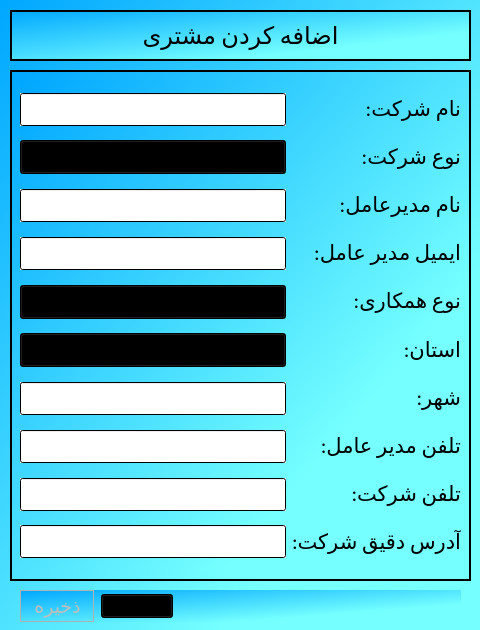
<?xml version="1.0" encoding="UTF-8"?>
<ui version="4.0">
 <class>AddClient</class>
 <widget class="QDialog" name="AddClient">
  <property name="geometry">
   <rect>
    <x>0</x>
    <y>0</y>
    <width>480</width>
    <height>630</height>
   </rect>
  </property>
  <property name="font">
   <font>
    <family>Calibri</family>
   </font>
  </property>
  <property name="windowTitle">
   <string>افزودن مشتری</string>
  </property>
  <property name="windowIcon">
   <iconset>
    <normalon>:/files/icons8_change_48px.png</normalon>
   </iconset>
  </property>
  <property name="styleSheet">
   <string notr="true">background-color: qlineargradient(spread:pad, x1:0, y1:0, x2:0.739, y2:0.71, stop:0 rgba(0, 167, 255, 255), stop:1 rgba(117, 255, 255, 255));</string>
  </property>
  <widget class="QFrame" name="frame_2">
   <property name="geometry">
    <rect>
     <x>10</x>
     <y>10</y>
     <width>461</width>
     <height>51</height>
    </rect>
   </property>
   <property name="styleSheet">
    <string notr="true">background-color: qlineargradient(spread:pad, x1:0, y1:0, x2:0.739, y2:0.71, stop:0 rgba(0, 167, 255, 255), stop:1 rgba(117, 255, 255, 255));</string>
   </property>
   <property name="frameShape">
    <enum>QFrame::Box</enum>
   </property>
   <property name="frameShadow">
    <enum>QFrame::Plain</enum>
   </property>
   <property name="lineWidth">
    <number>2</number>
   </property>
   <layout class="QGridLayout" name="gridLayout">
    <item row="0" column="0">
     <widget class="QLabel" name="Add_clt">
      <property name="font">
       <font>
        <family>Calibri</family>
        <pointsize>18</pointsize>
       </font>
      </property>
      <property name="styleSheet">
       <string notr="true">background-color: qlineargradient(spread:pad, x1:0, y1:0, x2:1, y2:1, stop:0 rgba(0, 0, 0, 0), stop:1 rgba(255, 255, 255, 0));</string>
      </property>
      <property name="frameShape">
       <enum>QFrame::NoFrame</enum>
      </property>
      <property name="lineWidth">
       <number>2</number>
      </property>
      <property name="text">
       <string>&lt;html&gt;&lt;head/&gt;&lt;body&gt;&lt;p align=&quot;center&quot;&gt;اضافه کردن مشتری&lt;/p&gt;&lt;/body&gt;&lt;/html&gt;</string>
      </property>
     </widget>
    </item>
   </layout>
  </widget>
  <widget class="QWidget" name="layoutWidget">
   <property name="geometry">
    <rect>
     <x>20</x>
     <y>590</y>
     <width>441</width>
     <height>33</height>
    </rect>
   </property>
   <layout class="QHBoxLayout" name="horizontalLayout_2">
    <item>
     <widget class="QPushButton" name="save">
      <property name="enabled">
       <bool>false</bool>
      </property>
      <property name="font">
       <font>
        <family>Calibri</family>
        <pointsize>14</pointsize>
       </font>
      </property>
      <property name="cursor">
       <cursorShape>PointingHandCursor</cursorShape>
      </property>
      <property name="text">
       <string>ذخیره</string>
      </property>
      <property name="icon">
       <iconset resource="resources.qrc">
        <normaloff>:/files/icons8_save_64px.png</normaloff>:/files/icons8_save_64px.png</iconset>
      </property>
      <property name="iconSize">
       <size>
        <width>23</width>
        <height>23</height>
       </size>
      </property>
      <property name="flat">
       <bool>true</bool>
      </property>
     </widget>
    </item>
    <item>
     <widget class="QComboBox" name="empUsername">
      <property name="minimumSize">
       <size>
        <width>0</width>
        <height>0</height>
       </size>
      </property>
      <property name="font">
       <font>
        <family>B Nazanin</family>
        <pointsize>8</pointsize>
       </font>
      </property>
      <property name="layoutDirection">
       <enum>Qt::RightToLeft</enum>
      </property>
     </widget>
    </item>
    <item>
     <spacer name="horizontalSpacer_3">
      <property name="orientation">
       <enum>Qt::Horizontal</enum>
      </property>
      <property name="sizeType">
       <enum>QSizePolicy::Maximum</enum>
      </property>
      <property name="sizeHint" stdset="0">
       <size>
        <width>300</width>
        <height>20</height>
       </size>
      </property>
     </spacer>
    </item>
   </layout>
  </widget>
  <widget class="QFrame" name="frame_3">
   <property name="geometry">
    <rect>
     <x>10</x>
     <y>70</y>
     <width>461</width>
     <height>511</height>
    </rect>
   </property>
   <property name="frameShape">
    <enum>QFrame::Box</enum>
   </property>
   <property name="frameShadow">
    <enum>QFrame::Plain</enum>
   </property>
   <property name="lineWidth">
    <number>2</number>
   </property>
   <widget class="QWidget" name="layoutWidget">
    <property name="geometry">
     <rect>
      <x>10</x>
      <y>10</y>
      <width>441</width>
      <height>491</height>
     </rect>
    </property>
    <layout class="QHBoxLayout" name="horizontalLayout_3">
     <item>
      <layout class="QVBoxLayout" name="verticalLayout_2">
       <property name="spacing">
        <number>2</number>
       </property>
       <item>
        <spacer name="verticalSpacer_15">
         <property name="orientation">
          <enum>Qt::Vertical</enum>
         </property>
         <property name="sizeHint" stdset="0">
          <size>
           <width>20</width>
           <height>40</height>
          </size>
         </property>
        </spacer>
       </item>
       <item>
        <widget class="QLineEdit" name="companyName">
         <property name="font">
          <font>
           <family>Calibri</family>
           <pointsize>14</pointsize>
          </font>
         </property>
         <property name="layoutDirection">
          <enum>Qt::RightToLeft</enum>
         </property>
         <property name="styleSheet">
          <string notr="true">background-color: qlineargradient(spread:pad, x1:0, y1:0, x2:0.006, y2:0.00568182, stop:0 rgba(255, 255, 255, 255));</string>
         </property>
        </widget>
       </item>
       <item>
        <spacer name="verticalSpacer_5">
         <property name="orientation">
          <enum>Qt::Vertical</enum>
         </property>
         <property name="sizeHint" stdset="0">
          <size>
           <width>20</width>
           <height>40</height>
          </size>
         </property>
        </spacer>
       </item>
       <item>
        <widget class="QComboBox" name="companyType">
         <property name="enabled">
          <bool>true</bool>
         </property>
         <property name="font">
          <font>
           <family>Calibri</family>
           <pointsize>16</pointsize>
          </font>
         </property>
         <property name="layoutDirection">
          <enum>Qt::RightToLeft</enum>
         </property>
         <property name="styleSheet">
          <string notr="true">background-color: qlineargradient(spread:pad, x1:0, y1:0, x2:0.006, y2:0.00568182, stop:0 rgba(255, 255, 255, 255));</string>
         </property>
         <item>
          <property name="text">
           <string>خدماتی</string>
          </property>
         </item>
         <item>
          <property name="text">
           <string>اغذیه</string>
          </property>
         </item>
         <item>
          <property name="text">
           <string>سلامتی بهداشتی</string>
          </property>
         </item>
         <item>
          <property name="text">
           <string>آرایشی بهداشتی</string>
          </property>
         </item>
         <item>
          <property name="text">
           <string>لباس و پوشاک</string>
          </property>
         </item>
         <item>
          <property name="text">
           <string>و...</string>
          </property>
         </item>
        </widget>
       </item>
       <item>
        <spacer name="verticalSpacer_6">
         <property name="orientation">
          <enum>Qt::Vertical</enum>
         </property>
         <property name="sizeHint" stdset="0">
          <size>
           <width>20</width>
           <height>40</height>
          </size>
         </property>
        </spacer>
       </item>
       <item>
        <widget class="QLineEdit" name="bossName">
         <property name="font">
          <font>
           <family>Calibri</family>
           <pointsize>14</pointsize>
          </font>
         </property>
         <property name="layoutDirection">
          <enum>Qt::RightToLeft</enum>
         </property>
         <property name="styleSheet">
          <string notr="true">background-color: qlineargradient(spread:pad, x1:0, y1:0, x2:0.006, y2:0.00568182, stop:0 rgba(255, 255, 255, 255));</string>
         </property>
        </widget>
       </item>
       <item>
        <spacer name="verticalSpacer_7">
         <property name="orientation">
          <enum>Qt::Vertical</enum>
         </property>
         <property name="sizeHint" stdset="0">
          <size>
           <width>20</width>
           <height>40</height>
          </size>
         </property>
        </spacer>
       </item>
       <item>
        <widget class="QLineEdit" name="bossEmail">
         <property name="font">
          <font>
           <family>Calibri</family>
           <pointsize>14</pointsize>
          </font>
         </property>
         <property name="layoutDirection">
          <enum>Qt::RightToLeft</enum>
         </property>
         <property name="styleSheet">
          <string notr="true">background-color: qlineargradient(spread:pad, x1:0, y1:0, x2:0.006, y2:0.00568182, stop:0 rgba(255, 255, 255, 255));</string>
         </property>
        </widget>
       </item>
       <item>
        <spacer name="verticalSpacer_8">
         <property name="orientation">
          <enum>Qt::Vertical</enum>
         </property>
         <property name="sizeHint" stdset="0">
          <size>
           <width>20</width>
           <height>40</height>
          </size>
         </property>
        </spacer>
       </item>
       <item>
        <widget class="QComboBox" name="contractType">
         <property name="font">
          <font>
           <family>Calibri</family>
           <pointsize>16</pointsize>
          </font>
         </property>
         <property name="layoutDirection">
          <enum>Qt::RightToLeft</enum>
         </property>
         <property name="styleSheet">
          <string notr="true">background-color: qlineargradient(spread:pad, x1:0, y1:0, x2:0.006, y2:0.00568182, stop:0 rgba(255, 255, 255, 255));</string>
         </property>
         <item>
          <property name="text">
           <string>مارکتینگ</string>
          </property>
         </item>
         <item>
          <property name="text">
           <string>ساپورت</string>
          </property>
         </item>
        </widget>
       </item>
       <item>
        <spacer name="verticalSpacer_9">
         <property name="orientation">
          <enum>Qt::Vertical</enum>
         </property>
         <property name="sizeHint" stdset="0">
          <size>
           <width>20</width>
           <height>40</height>
          </size>
         </property>
        </spacer>
       </item>
       <item>
        <widget class="QComboBox" name="stateName">
         <property name="font">
          <font>
           <family>Calibri</family>
           <pointsize>16</pointsize>
          </font>
         </property>
         <property name="layoutDirection">
          <enum>Qt::RightToLeft</enum>
         </property>
         <property name="styleSheet">
          <string notr="true">background-color: qlineargradient(spread:pad, x1:0, y1:0, x2:0.006, y2:0.00568182, stop:0 rgba(255, 255, 255, 255));</string>
         </property>
         <item>
          <property name="text">
           <string>اصفهان</string>
          </property>
         </item>
         <item>
          <property name="text">
           <string>تهران</string>
          </property>
         </item>
         <item>
          <property name="text">
           <string>قم</string>
          </property>
         </item>
         <item>
          <property name="text">
           <string>خوزستان</string>
          </property>
         </item>
         <item>
          <property name="text">
           <string>گیلان</string>
          </property>
         </item>
         <item>
          <property name="text">
           <string>گرگان</string>
          </property>
         </item>
         <item>
          <property name="text">
           <string>مازندران</string>
          </property>
         </item>
         <item>
          <property name="text">
           <string>سیستان و بلوچستان</string>
          </property>
         </item>
         <item>
          <property name="text">
           <string>بوشهر</string>
          </property>
         </item>
         <item>
          <property name="text">
           <string>خراسان رضوی</string>
          </property>
         </item>
         <item>
          <property name="text">
           <string>خراسان شمالی</string>
          </property>
         </item>
         <item>
          <property name="text">
           <string>خراسان جنوبی</string>
          </property>
         </item>
         <item>
          <property name="text">
           <string>کرمان</string>
          </property>
         </item>
         <item>
          <property name="text">
           <string>کرمانشاه</string>
          </property>
         </item>
         <item>
          <property name="text">
           <string>زنجان</string>
          </property>
         </item>
         <item>
          <property name="text">
           <string>آذربایجان غربی</string>
          </property>
         </item>
         <item>
          <property name="text">
           <string>آذربایجان شرقی</string>
          </property>
         </item>
         <item>
          <property name="text">
           <string>لرستان</string>
          </property>
         </item>
        </widget>
       </item>
       <item>
        <spacer name="verticalSpacer_10">
         <property name="orientation">
          <enum>Qt::Vertical</enum>
         </property>
         <property name="sizeHint" stdset="0">
          <size>
           <width>20</width>
           <height>40</height>
          </size>
         </property>
        </spacer>
       </item>
       <item>
        <widget class="QLineEdit" name="cityName">
         <property name="font">
          <font>
           <family>Calibri</family>
           <pointsize>14</pointsize>
          </font>
         </property>
         <property name="layoutDirection">
          <enum>Qt::RightToLeft</enum>
         </property>
         <property name="styleSheet">
          <string notr="true">background-color: qlineargradient(spread:pad, x1:0, y1:0, x2:0.006, y2:0.00568182, stop:0 rgba(255, 255, 255, 255));</string>
         </property>
        </widget>
       </item>
       <item>
        <spacer name="verticalSpacer_11">
         <property name="orientation">
          <enum>Qt::Vertical</enum>
         </property>
         <property name="sizeHint" stdset="0">
          <size>
           <width>20</width>
           <height>40</height>
          </size>
         </property>
        </spacer>
       </item>
       <item>
        <widget class="QLineEdit" name="bossPN">
         <property name="font">
          <font>
           <family>Calibri</family>
           <pointsize>14</pointsize>
          </font>
         </property>
         <property name="layoutDirection">
          <enum>Qt::RightToLeft</enum>
         </property>
         <property name="styleSheet">
          <string notr="true">background-color: qlineargradient(spread:pad, x1:0, y1:0, x2:0.006, y2:0.00568182, stop:0 rgba(255, 255, 255, 255));</string>
         </property>
        </widget>
       </item>
       <item>
        <spacer name="verticalSpacer_12">
         <property name="orientation">
          <enum>Qt::Vertical</enum>
         </property>
         <property name="sizeHint" stdset="0">
          <size>
           <width>20</width>
           <height>40</height>
          </size>
         </property>
        </spacer>
       </item>
       <item>
        <widget class="QLineEdit" name="companyPN">
         <property name="font">
          <font>
           <family>Calibri</family>
           <pointsize>14</pointsize>
          </font>
         </property>
         <property name="layoutDirection">
          <enum>Qt::RightToLeft</enum>
         </property>
         <property name="styleSheet">
          <string notr="true">background-color: qlineargradient(spread:pad, x1:0, y1:0, x2:0.006, y2:0.00568182, stop:0 rgba(255, 255, 255, 255));</string>
         </property>
        </widget>
       </item>
       <item>
        <spacer name="verticalSpacer_13">
         <property name="orientation">
          <enum>Qt::Vertical</enum>
         </property>
         <property name="sizeHint" stdset="0">
          <size>
           <width>20</width>
           <height>40</height>
          </size>
         </property>
        </spacer>
       </item>
       <item>
        <widget class="QLineEdit" name="companyAddress">
         <property name="font">
          <font>
           <family>Calibri</family>
           <pointsize>14</pointsize>
          </font>
         </property>
         <property name="layoutDirection">
          <enum>Qt::RightToLeft</enum>
         </property>
         <property name="autoFillBackground">
          <bool>false</bool>
         </property>
         <property name="styleSheet">
          <string notr="true">background-color: qlineargradient(spread:pad, x1:0, y1:0, x2:0.006, y2:0.00568182, stop:0 rgba(255, 255, 255, 255));</string>
         </property>
         <property name="inputMask">
          <string/>
         </property>
        </widget>
       </item>
       <item>
        <spacer name="verticalSpacer_14">
         <property name="orientation">
          <enum>Qt::Vertical</enum>
         </property>
         <property name="sizeHint" stdset="0">
          <size>
           <width>20</width>
           <height>40</height>
          </size>
         </property>
        </spacer>
       </item>
      </layout>
     </item>
     <item>
      <layout class="QVBoxLayout" name="verticalLayout">
       <item>
        <spacer name="verticalSpacer_16">
         <property name="orientation">
          <enum>Qt::Vertical</enum>
         </property>
         <property name="sizeHint" stdset="0">
          <size>
           <width>20</width>
           <height>40</height>
          </size>
         </property>
        </spacer>
       </item>
       <item>
        <widget class="QLabel" name="clt_name">
         <property name="font">
          <font>
           <family>Calibri</family>
           <pointsize>16</pointsize>
          </font>
         </property>
         <property name="styleSheet">
          <string notr="true">background-color: qlineargradient(spread:pad, x1:0, y1:0, x2:1, y2:1, stop:0 rgba(0, 0, 0, 0), stop:1 rgba(255, 255, 255, 0));</string>
         </property>
         <property name="text">
          <string>نام شرکت:</string>
         </property>
        </widget>
       </item>
       <item>
        <spacer name="verticalSpacer_17">
         <property name="orientation">
          <enum>Qt::Vertical</enum>
         </property>
         <property name="sizeHint" stdset="0">
          <size>
           <width>20</width>
           <height>40</height>
          </size>
         </property>
        </spacer>
       </item>
       <item>
        <widget class="QLabel" name="clt_cat">
         <property name="font">
          <font>
           <family>Calibri</family>
           <pointsize>16</pointsize>
          </font>
         </property>
         <property name="styleSheet">
          <string notr="true">background-color: qlineargradient(spread:pad, x1:0, y1:0, x2:1, y2:1, stop:0 rgba(0, 0, 0, 0), stop:1 rgba(255, 255, 255, 0));</string>
         </property>
         <property name="text">
          <string>نوع شرکت:</string>
         </property>
        </widget>
       </item>
       <item>
        <spacer name="verticalSpacer_18">
         <property name="orientation">
          <enum>Qt::Vertical</enum>
         </property>
         <property name="sizeHint" stdset="0">
          <size>
           <width>20</width>
           <height>40</height>
          </size>
         </property>
        </spacer>
       </item>
       <item>
        <widget class="QLabel" name="clt_Boss_name">
         <property name="font">
          <font>
           <family>Calibri</family>
           <pointsize>16</pointsize>
          </font>
         </property>
         <property name="styleSheet">
          <string notr="true">background-color: qlineargradient(spread:pad, x1:0, y1:0, x2:1, y2:1, stop:0 rgba(0, 0, 0, 0), stop:1 rgba(255, 255, 255, 0));</string>
         </property>
         <property name="text">
          <string>نام مدیرعامل:</string>
         </property>
        </widget>
       </item>
       <item>
        <spacer name="verticalSpacer_19">
         <property name="orientation">
          <enum>Qt::Vertical</enum>
         </property>
         <property name="sizeHint" stdset="0">
          <size>
           <width>20</width>
           <height>40</height>
          </size>
         </property>
        </spacer>
       </item>
       <item>
        <widget class="QLabel" name="clt_Boss_mail">
         <property name="font">
          <font>
           <family>Calibri</family>
           <pointsize>16</pointsize>
          </font>
         </property>
         <property name="styleSheet">
          <string notr="true">background-color: qlineargradient(spread:pad, x1:0, y1:0, x2:1, y2:1, stop:0 rgba(0, 0, 0, 0), stop:1 rgba(255, 255, 255, 0));</string>
         </property>
         <property name="text">
          <string>ایمیل مدیر عامل:</string>
         </property>
        </widget>
       </item>
       <item>
        <spacer name="verticalSpacer_20">
         <property name="orientation">
          <enum>Qt::Vertical</enum>
         </property>
         <property name="sizeHint" stdset="0">
          <size>
           <width>20</width>
           <height>40</height>
          </size>
         </property>
        </spacer>
       </item>
       <item>
        <widget class="QLabel" name="work_cat">
         <property name="font">
          <font>
           <family>Calibri</family>
           <pointsize>16</pointsize>
          </font>
         </property>
         <property name="styleSheet">
          <string notr="true">background-color: qlineargradient(spread:pad, x1:0, y1:0, x2:1, y2:1, stop:0 rgba(0, 0, 0, 0), stop:1 rgba(255, 255, 255, 0));</string>
         </property>
         <property name="text">
          <string>نوع همکاری:</string>
         </property>
        </widget>
       </item>
       <item>
        <spacer name="verticalSpacer_21">
         <property name="orientation">
          <enum>Qt::Vertical</enum>
         </property>
         <property name="sizeHint" stdset="0">
          <size>
           <width>20</width>
           <height>40</height>
          </size>
         </property>
        </spacer>
       </item>
       <item>
        <widget class="QLabel" name="ostan">
         <property name="font">
          <font>
           <family>Calibri</family>
           <pointsize>16</pointsize>
          </font>
         </property>
         <property name="styleSheet">
          <string notr="true">background-color: qlineargradient(spread:pad, x1:0, y1:0, x2:1, y2:1, stop:0 rgba(0, 0, 0, 0), stop:1 rgba(255, 255, 255, 0));</string>
         </property>
         <property name="text">
          <string>استان:</string>
         </property>
        </widget>
       </item>
       <item>
        <spacer name="verticalSpacer_22">
         <property name="orientation">
          <enum>Qt::Vertical</enum>
         </property>
         <property name="sizeHint" stdset="0">
          <size>
           <width>20</width>
           <height>40</height>
          </size>
         </property>
        </spacer>
       </item>
       <item>
        <widget class="QLabel" name="city">
         <property name="font">
          <font>
           <family>Calibri</family>
           <pointsize>16</pointsize>
          </font>
         </property>
         <property name="styleSheet">
          <string notr="true">background-color: qlineargradient(spread:pad, x1:0, y1:0, x2:1, y2:1, stop:0 rgba(0, 0, 0, 0), stop:1 rgba(255, 255, 255, 0));</string>
         </property>
         <property name="text">
          <string>شهر:</string>
         </property>
        </widget>
       </item>
       <item>
        <spacer name="verticalSpacer_23">
         <property name="orientation">
          <enum>Qt::Vertical</enum>
         </property>
         <property name="sizeHint" stdset="0">
          <size>
           <width>20</width>
           <height>40</height>
          </size>
         </property>
        </spacer>
       </item>
       <item>
        <widget class="QLabel" name="Boss_tell">
         <property name="font">
          <font>
           <family>Calibri</family>
           <pointsize>16</pointsize>
          </font>
         </property>
         <property name="styleSheet">
          <string notr="true">background-color: qlineargradient(spread:pad, x1:0, y1:0, x2:1, y2:1, stop:0 rgba(0, 0, 0, 0), stop:1 rgba(255, 255, 255, 0));</string>
         </property>
         <property name="text">
          <string>تلفن مدیر عامل:</string>
         </property>
        </widget>
       </item>
       <item>
        <spacer name="verticalSpacer_24">
         <property name="orientation">
          <enum>Qt::Vertical</enum>
         </property>
         <property name="sizeHint" stdset="0">
          <size>
           <width>20</width>
           <height>40</height>
          </size>
         </property>
        </spacer>
       </item>
       <item>
        <widget class="QLabel" name="clt_tell">
         <property name="font">
          <font>
           <family>Calibri</family>
           <pointsize>16</pointsize>
          </font>
         </property>
         <property name="styleSheet">
          <string notr="true">background-color: qlineargradient(spread:pad, x1:0, y1:0, x2:1, y2:1, stop:0 rgba(0, 0, 0, 0), stop:1 rgba(255, 255, 255, 0));</string>
         </property>
         <property name="text">
          <string>تلفن شرکت:</string>
         </property>
        </widget>
       </item>
       <item>
        <spacer name="verticalSpacer_25">
         <property name="orientation">
          <enum>Qt::Vertical</enum>
         </property>
         <property name="sizeHint" stdset="0">
          <size>
           <width>20</width>
           <height>40</height>
          </size>
         </property>
        </spacer>
       </item>
       <item>
        <widget class="QLabel" name="Addres">
         <property name="font">
          <font>
           <family>Calibri</family>
           <pointsize>16</pointsize>
          </font>
         </property>
         <property name="styleSheet">
          <string notr="true">background-color: qlineargradient(spread:pad, x1:0, y1:0, x2:1, y2:1, stop:0 rgba(0, 0, 0, 0), stop:1 rgba(255, 255, 255, 0));</string>
         </property>
         <property name="text">
          <string>آدرس دقیق شرکت:</string>
         </property>
        </widget>
       </item>
       <item>
        <spacer name="verticalSpacer_26">
         <property name="orientation">
          <enum>Qt::Vertical</enum>
         </property>
         <property name="sizeHint" stdset="0">
          <size>
           <width>20</width>
           <height>40</height>
          </size>
         </property>
        </spacer>
       </item>
       <item>
        <spacer name="verticalSpacer">
         <property name="orientation">
          <enum>Qt::Vertical</enum>
         </property>
         <property name="sizeType">
          <enum>QSizePolicy::Maximum</enum>
         </property>
         <property name="sizeHint" stdset="0">
          <size>
           <width>20</width>
           <height>3</height>
          </size>
         </property>
        </spacer>
       </item>
      </layout>
     </item>
    </layout>
   </widget>
  </widget>
 </widget>
 <resources>
  <include location="resources.qrc"/>
 </resources>
 <connections/>
</ui>
